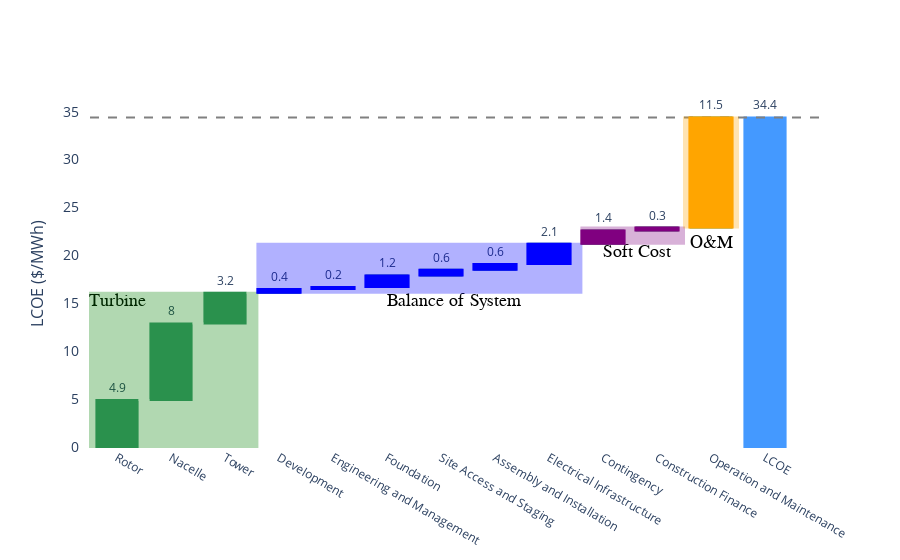

The code cell stored with this chart in its notebook:
### Code cell
# # Sample waterfall obtained from https://www.machinelearningplus.com/waterfall-plot-in-python/
# import plotly.graph_objects as go

fig_2 = go.Figure(go.Waterfall(
#     name = "21", 
    orientation = "v",
    measure = ["relative", 
               "relative", 
               "relative", 
               "relative", 
               "relative", 
               "relative", 
               "relative", 
               "relative", 
               "relative", 
               "relative", 
               "relative", 
               "relative", 
               "total"],
    x = ['Rotor',
         'Nacelle',
         'Tower', 
         'Development',
         'Engineering and Management',
         'Foundation',
         'Site Access and Staging',
         'Assembly and Installation',
         'Electrical Infrastructure', 
         'Contingency',
         'Construction Finance',
         'Operation and Maintenance',
         "LCOE"],
    base = 0,
    textposition = "outside",
    text = [rotor , 
            nacelle , 
            tower , 
            development , 
            engineering_management , 
            foundation , 
            site_access_staging , 
            assembly_installation , 
            electrical_infrastructure , 
            contingency , 
            construction_finance , 
            operation_maintenance, 
            round(lcoe, 1)],
    
    y = y_lcoe, 
    connector = {"line":{"color":"white"}},))


fig_2.update_layout(
#         title = "Pathway to LCOE reduction in 2030 by LCOE parameter",
        showlegend = False,
        paper_bgcolor='white',
        plot_bgcolor='white',
        yaxis=dict(
            title='LCOE ($/MWh)',
            titlefont_size=16,
            tickfont_size=14),
)

fig_2.add_shape(type='line',
                x0=-0.5,
                y0=lcoe,
                x1=13,
                y1=lcoe,
                line=dict(color="grey",
                          width=2,
                          dash="dash"),
                xref='x',
                yref='y'
)

# fig_2.add_shape(type='line',
#                 x0=3,
#                 y0=0,
#                 x1=3,
#                 y1=16.1,
# #                 showarrow=True,
#                 line=dict(color="grey",
#                           width=2),
#                 xref='x',
#                 yref='y'
# )


# Turbine block
fig_2.add_shape(type="rect",
                xref="x", yref="y",
                x0=-0.5, y0=0,
                x1=2.6, y1=(rotor + tower + nacelle),
                opacity=0.3,
                fillcolor="green",
                line_color="green",
               )

fig_2.add_trace(go.Scatter(
    x=['Rotor'],
    y=[(rotor + tower + nacelle)],
    mode="text",
    name="Markers and Text",
    text=["Turbine"],
    textposition="bottom center",     
    textfont=dict(
        family="times",
        size=18,
        color="Black"
    )
))

# BOS Block
fig_2.add_shape(type="rect",
                xref="x", yref="y",
                x0=2.6, 
                y0=(rotor + tower + nacelle),
                x1=8.6, 
                y1=(rotor + tower + nacelle + development + engineering_management + foundation + site_access_staging + assembly_installation + electrical_infrastructure),
                opacity=0.3,
                fillcolor="blue",
                line_color="blue",
               )

fig_2.add_trace(go.Scatter(
    x=['Foundation'],
#     y=[(rotor + tower + nacelle + development + engineering_management + foundation + site_access_staging + assembly_installation + electrical_infrastructure)],
    y=[(rotor + tower + nacelle )],
    mode="text",
    name="Markers and Text",
    text=["Balance of System"],
    textposition="bottom right",     
    textfont=dict(
        family="times",
        size=18,
        color="Black"
    )
))

fig_2.add_shape(
    type="rect", 
    fillcolor="blue", 
    line=dict(color="blue"), 
    opacity=1,
    x0=2.6, 
    x1=3.4, 
    xref="x", 
    y0=(rotor + tower + nacelle ), 
    y1=(rotor + tower + nacelle + development),
    yref="y"
)

fig_2.add_shape(
    type="rect", 
    fillcolor="blue", 
    line=dict(color="blue"), 
    opacity=1,
    x0=3.6, 
    x1=4.4, 
    xref="x", 
    y0=(rotor + tower + nacelle + development), 
    y1=(rotor + tower + nacelle + development + engineering_management),
    yref="y"
)

fig_2.add_shape(
    type="rect", 
    fillcolor="blue", 
    line=dict(color="blue"), 
    opacity=1,
    x0=4.6, 
    x1=5.4, 
    xref="x", 
    y0=(rotor + tower + nacelle + development + engineering_management), 
    y1=(rotor + tower + nacelle + development + engineering_management + foundation),
    yref="y"
)

fig_2.add_shape(
    type="rect", 
    fillcolor="blue", 
    line=dict(color="blue"), 
    opacity=1,
    x0=5.6, 
    x1=6.4, 
    xref="x", 
    y0=(rotor + tower + nacelle + development + engineering_management + foundation), 
    y1=(rotor + tower + nacelle + development + engineering_management + foundation + site_access_staging),
    yref="y"
)

fig_2.add_shape(
    type="rect", 
    fillcolor="blue", 
    line=dict(color="blue"), 
    opacity=1,
    x0=6.6, 
    x1=7.4, 
    xref="x", 
    y0=(rotor + tower + nacelle + development + engineering_management + foundation + site_access_staging), 
    y1=(rotor + tower + nacelle + development + engineering_management + foundation + site_access_staging + assembly_installation),
    yref="y"
)

fig_2.add_shape(
    type="rect", 
    fillcolor="blue", 
    line=dict(color="blue"), 
    opacity=1,
    x0=7.6, 
    x1=8.4, 
    xref="x", 
    y0=(rotor + tower + nacelle + development + engineering_management + foundation + site_access_staging + assembly_installation), 
    y1=(rotor + tower + nacelle + development + engineering_management + foundation + site_access_staging + assembly_installation + electrical_infrastructure),
    yref="y"
)


# Soft Cost block
fig_2.add_shape(type="rect",
    xref="x", yref="y",
    x0=8.6, 
    y0=(rotor + tower + nacelle + development + engineering_management + foundation + site_access_staging + assembly_installation + electrical_infrastructure),
    x1=10.5, 
    y1=(construction_finance + contingency + rotor + tower + nacelle + development + engineering_management + foundation + site_access_staging + assembly_installation + electrical_infrastructure),
    opacity=0.3,
    fillcolor="purple",
    line_color="purple"
               )
fig_2.add_trace(go.Scatter(
    x=['Contingency'],
    y=[(rotor + tower + nacelle + development + engineering_management + foundation + site_access_staging + assembly_installation + electrical_infrastructure)],
    mode="text",
    name="Markers and Text",
    text=["Soft Cost"],
    textposition="bottom right",     
    textfont=dict(
        family="times",
        size=18,
        color="Black"
    )
))

fig_2.add_shape(
    type="rect", 
    fillcolor="purple", 
    line=dict(color="purple"), 
    opacity=1,
    x0=8.6, 
    x1=9.4, 
    xref="x", 
    y0=(rotor + tower + nacelle + development + engineering_management + foundation + site_access_staging + assembly_installation + electrical_infrastructure), 
    y1=(rotor + tower + nacelle + development + engineering_management + foundation + site_access_staging + assembly_installation + electrical_infrastructure + contingency),
    yref="y"
)

fig_2.add_shape(
    type="rect", 
    fillcolor="purple", 
    line=dict(color="purple"), 
    opacity=1,
    x0=9.6, 
    x1=10.4, 
    xref="x", 
    y0=(rotor + tower + nacelle + development + engineering_management + foundation + site_access_staging + assembly_installation + electrical_infrastructure + contingency), 
    y1=(rotor + tower + nacelle + development + engineering_management + foundation + site_access_staging + assembly_installation + electrical_infrastructure + contingency + construction_finance),
    yref="y"
)

# O&M Block
fig_2.add_shape(type="rect",
                xref="x",
                yref="y",
                x0=10.5, 
                y0=(construction_finance + contingency + rotor + tower + nacelle + development + engineering_management + foundation + site_access_staging + assembly_installation + electrical_infrastructure),
                x1=11.5, 
                y1=(operation_maintenance + construction_finance + contingency + rotor + tower + nacelle + development + engineering_management + foundation + site_access_staging + assembly_installation + electrical_infrastructure),
                opacity=0.3,
                fillcolor="orange",
                line_color="orange"
               )

fig_2.add_trace(go.Scatter(
    x=['Operation and Maintenance'],
    y=[(rotor + tower + nacelle + development + engineering_management + foundation + site_access_staging + assembly_installation + electrical_infrastructure) + 1],
    mode="text",
    name="Markers and Text",
    text=["O&M"],
    textposition="bottom center",     
    textfont=dict(
        family="times",
        size=18,
        color="Black"
    )
))

fig_2.add_shape(
    type="rect", 
    fillcolor="orange", 
    line=dict(color="orange"), 
    opacity=1,
    x0=10.6, 
    x1=11.4, 
    xref="x", 
    y0=(rotor + tower + nacelle + development + engineering_management + foundation + site_access_staging + assembly_installation + electrical_infrastructure + contingency + construction_finance), 
    y1=(rotor + tower + nacelle + development + engineering_management + foundation + site_access_staging + assembly_installation + electrical_infrastructure + contingency + construction_finance + operation_maintenance),
    yref="y"
)


# fig.update(layout_showlegend=False)
# fig.write_image(path + 'fig_6.eps', scale=1, width=1000, height=800)
fig_2.show()

### Figure 1 — Plotly figure (JSON) as saved in the notebook; plotly's stock layout.template omitted (floating-point values rounded to 4 significant figures)
{"data": [{"base": 0, "connector": {"line": {"color": "white"}}, "measure": ["relative", "relative", "relative", "relative", "relative", "relative", "relative", "relative", "relative", "relative", "relative", "relative", "total"], "orientation": "v", "text": ["4.9", "8", "3.2", "0.4", "0.2", "1.2", "0.6", "0.6", "2.1", "1.4", "0.3", "11.5", "34.4"], "textposition": "outside", "type": "waterfall", "x": ["Rotor", "Nacelle", "Tower", "Development", "Engineering and Management", "Foundation", "Site Access and Staging", "Assembly and Installation", "Electrical Infrastructure", "Contingency", "Construction Finance", "Operation and Maintenance", "LCOE"], "y": [4.9, 8, 3.2, 0.4, 0.2, 1.2, 0.6, 0.6, 2.1, 1.4, 0.3, 11.5, 34.4]}, {"mode": "text", "name": "Markers and Text", "text": ["Turbine"], "textfont": {"color": "Black", "family": "times", "size": 18}, "textposition": "bottom center", "type": "scatter", "x": ["Rotor"], "y": [16.1]}, {"mode": "text", "name": "Markers and Text", "text": ["Balance of System"], "textfont": {"color": "Black", "family": "times", "size": 18}, "textposition": "bottom right", "type": "scatter", "x": ["Foundation"], "y": [16.1]}, {"mode": "text", "name": "Markers and Text", "text": ["Soft Cost"], "textfont": {"color": "Black", "family": "times", "size": 18}, "textposition": "bottom right", "type": "scatter", "x": ["Contingency"], "y": [21.2]}, {"mode": "text", "name": "Markers and Text", "text": ["O&M"], "textfont": {"color": "Black", "family": "times", "size": 18}, "textposition": "bottom center", "type": "scatter", "x": ["Operation and Maintenance"], "y": [22.2]}], "layout": {"paper_bgcolor": "white", "plot_bgcolor": "white", "shapes": [{"line": {"color": "grey", "dash": "dash", "width": 2}, "type": "line", "x0": -0.5, "x1": 13, "xref": "x", "y0": 34.4, "y1": 34.4, "yref": "y"}, {"fillcolor": "green", "line": {"color": "green"}, "opacity": 0.3, "type": "rect", "x0": -0.5, "x1": 2.6, "xref": "x", "y0": 0, "y1": 16.1, "yref": "y"}, {"fillcolor": "blue", "line": {"color": "blue"}, "opacity": 0.3, "type": "rect", "x0": 2.6, "x1": 8.6, "xref": "x", "y0": 16.1, "y1": 21.2, "yref": "y"}, {"fillcolor": "blue", "line": {"color": "blue"}, "opacity": 1, "type": "rect", "x0": 2.6, "x1": 3.4, "xref": "x", "y0": 16.1, "y1": 16.5, "yref": "y"}, {"fillcolor": "blue", "line": {"color": "blue"}, "opacity": 1, "type": "rect", "x0": 3.6, "x1": 4.4, "xref": "x", "y0": 16.5, "y1": 16.7, "yref": "y"}, {"fillcolor": "blue", "line": {"color": "blue"}, "opacity": 1, "type": "rect", "x0": 4.6, "x1": 5.4, "xref": "x", "y0": 16.7, "y1": 17.9, "yref": "y"}, {"fillcolor": "blue", "line": {"color": "blue"}, "opacity": 1, "type": "rect", "x0": 5.6, "x1": 6.4, "xref": "x", "y0": 17.9, "y1": 18.5, "yref": "y"}, {"fillcolor": "blue", "line": {"color": "blue"}, "opacity": 1, "type": "rect", "x0": 6.6, "x1": 7.4, "xref": "x", "y0": 18.5, "y1": 19.1, "yref": "y"}, {"fillcolor": "blue", "line": {"color": "blue"}, "opacity": 1, "type": "rect", "x0": 7.6, "x1": 8.4, "xref": "x", "y0": 19.1, "y1": 21.2, "yref": "y"}, {"fillcolor": "purple", "line": {"color": "purple"}, "opacity": 0.3, "type": "rect", "x0": 8.6, "x1": 10.5, "xref": "x", "y0": 21.2, "y1": 22.9, "yref": "y"}, {"fillcolor": "purple", "line": {"color": "purple"}, "opacity": 1, "type": "rect", "x0": 8.6, "x1": 9.4, "xref": "x", "y0": 21.2, "y1": 22.6, "yref": "y"}, {"fillcolor": "purple", "line": {"color": "purple"}, "opacity": 1, "type": "rect", "x0": 9.6, "x1": 10.4, "xref": "x", "y0": 22.6, "y1": 22.9, "yref": "y"}, {"fillcolor": "orange", "line": {"color": "orange"}, "opacity": 0.3, "type": "rect", "x0": 10.5, "x1": 11.5, "xref": "x", "y0": 22.9, "y1": 34.4, "yref": "y"}, {"fillcolor": "orange", "line": {"color": "orange"}, "opacity": 1, "type": "rect", "x0": 10.6, "x1": 11.4, "xref": "x", "y0": 22.9, "y1": 34.4, "yref": "y"}], "showlegend": false, "yaxis": {"tickfont": {"size": 14}, "title": {"font": {"size": 16}, "text": "LCOE ($/MWh)"}}}}
